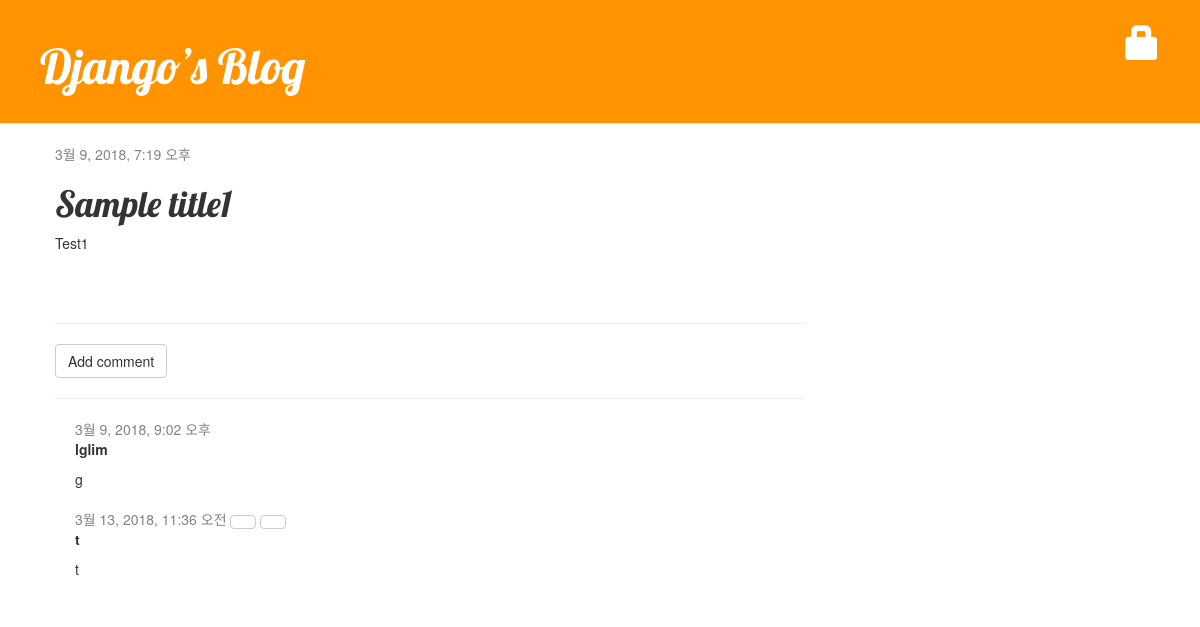
/blog/post/6/, run on the app's committed database.
### blog/models.py (models this page shows, shortened)
class Post(models.Model):
    author = models.ForeignKey('auth.User')
    title = models.CharField(max_length=200,validators=[min_length_4_validator])
    text = models.TextField()
    created_date = models.DateTimeField(default=timezone.now)
    published_date = models.DateTimeField(blank=True, null=True)

class Comment(models.Model):
    post = models.ForeignKey('blog.Post', related_name='comments')
    author = models.CharField(max_length=200)
    text = models.TextField()
    created_date = models.DateTimeField(default=timezone.now)
    approved_comment = models.BooleanField(default=False)

### blog/views.py (the view)
# urls.py: url(r'^blog/post/(?P<pk>\d+)/$', views.post_detail, name='post_detail'),
def post_detail(request, pk):
    post = get_object_or_404(Post, pk=pk)
    return render(request, 'blog/post_detail.html', {'post': post})

### blog/templates/blog/post_detail.html (shortened to what this page needs)
{% extends 'blog/base.html' %}
{% block content %}
<div class="post">
    {% if post.published_date %}
    <div class="date"> {{ post.published_date }} </div>
    {% endif %}
    <h1>{{ post.title }}</h1>
    <p>{{ post.text|linebreaksbr }}</p>
</div>
<hr>
<a class="btn btn-default" href="{% url 'add_comment_to_post' pk=post.pk %}">Add comment</a>
<hr>
{% for comment in post.comments.all %}
    <div class="comment">
        <div class="date">
            {{ comment.created_date }}
            {% if not comment.approved_comment %}
								<a class="btn btn-default" href="{% url 'comment_remove' pk=comment.pk %}">
								</a>
								<a class="btn btn-default" href="{% url 'comment_approve' pk=comment.pk %}">
								</a>
						{% endif %}
        </div>
        <strong>{{ comment.author }}</strong>
        <p>{{ comment.text|linebreaks }}</p>
    </div>
{% empty %}
    <p>No comments here yet :(</p>
{% endfor %}
{% endblock %}

### blog/static/css/blog.css (style rules this page uses)
h1, h2, h3, h4 { font-family: 'Lobster', cursive; }
.date { color: #828282; }
.post { margin-bottom: 70px; }
.comment { margin: 20px 0px 20px 20px; }

### data on the page
Post: published_date "3월 9, 2018, 7:19 오후", title "Sample title1", text "Test1"
Comment: created_date "3월 9, 2018, 9:02 오후", author "lglim", text "g"
Comment: created_date "3월 13, 2018, 11:36 오전", approved_comment False (drawn), author "t", text "t"
